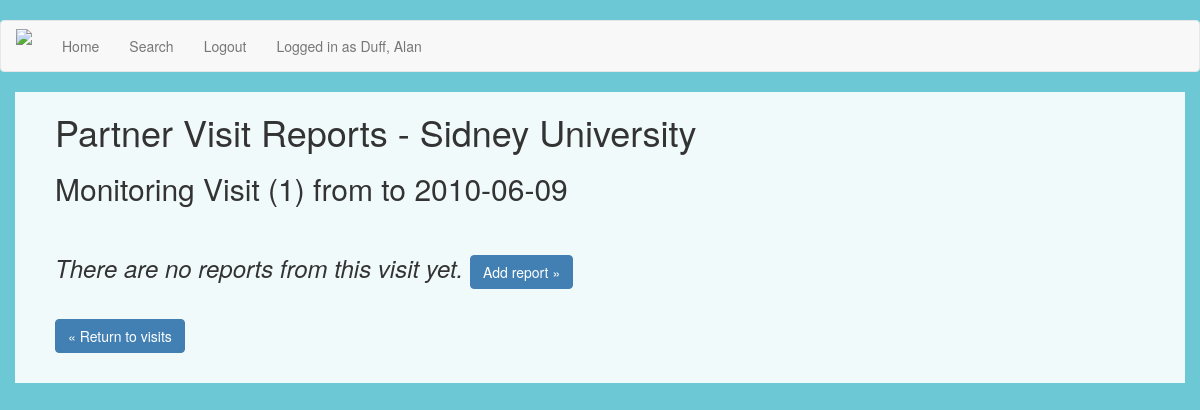
The page /reportdetails/1 (signed in) on the database as committed earlier.
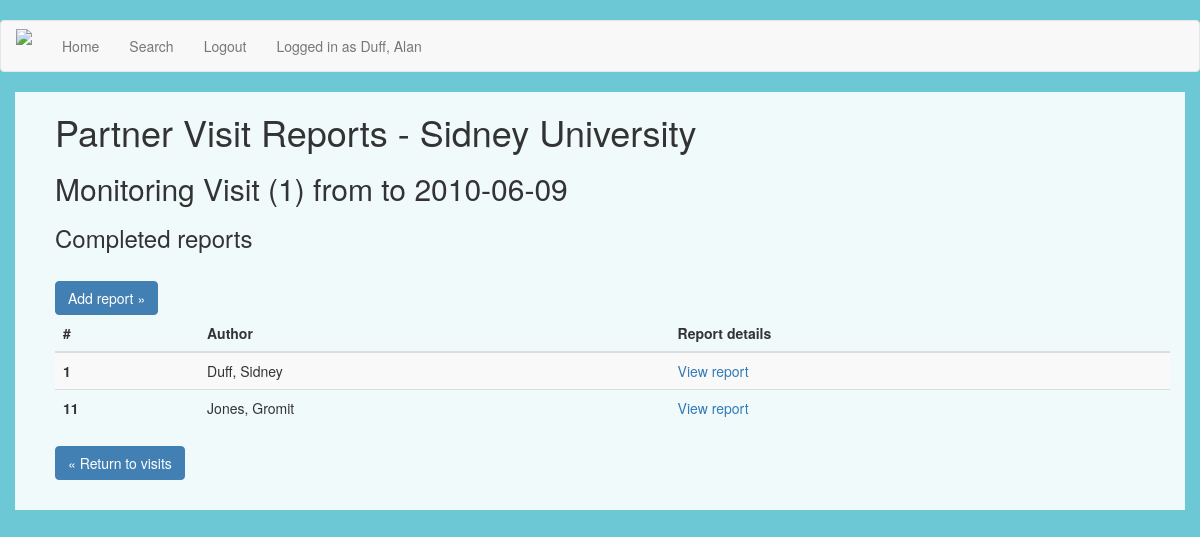
The same page on the database as committed later.
### app/models.py (models this page shows, shortened)
class User(UserMixin, db.Model):
	id = db.Column(db.Integer, primary_key=True)
	userid = db.Column(db.String(64), index=True, unique=True)
	fname = db.Column(db.String(64), index=True)
	sname = db.Column(db.String(64), index=True)
	email = db.Column(db.String(120), index=True, unique=True)
	passwordhash = db.Column(db.String(128))
	collabs = db.relationship('Partner', backref='col_owner', lazy='dynamic')
	reports = db.relationship('Report', backref='report_author', lazy='dynamic')
	@login.user_loader
	def load_user(id):
		return User.query.get(int(id))

class Partner(db.Model):
	id = db.Column(db.Integer, primary_key=True)
	name = db.Column(db.String(200), index=True, unique=True)
	offname = db.Column(db.String(200), index=True)
	ptype = db.Column(db.String(128))
	city = db.Column(db.String(128))
	country = db.Column(db.String(128), db.ForeignKey('country.iso'))
	contact = db.Column(db.String(64))
	owner = db.Column(db.Integer, db.ForeignKey('user.id'))
	created_date = db.Column(db.DateTime, index=True, default=datetime.utcnow)
	last_updated = db.Column(db.Date, index=True)
	updated_by = db.Column(db.Integer)
	agreement = db.relationship('Agreement', backref='partner_org', lazy='dynamic')
	visit = db.relationship('Visit', backref='visit_ref', lazy='dynamic')

class Visit(db.Model):
	id = db.Column(db.Integer, primary_key=True)
	partner = db.Column(db.Integer, db.ForeignKey('partner.id'))
	vtype = db.Column(db.String(64))
	start_date = db.Column(db.Date, index=True)
	end_date = db.Column(db.Date, index=True)
	status = db.Column(db.String)
	report = db.relationship('Report', backref='visit_report', lazy='dynamic')

class Report(db.Model):
	id = db.Column(db.Integer, primary_key=True)
	content = db.Column(db.String)
	visit_id = db.Column(db.Integer, db.ForeignKey('visit.id'))
	author = db.Column(db.Integer, db.ForeignKey('user.id'))

### app/routes.py (the view)
@app.route('/reportdetails/<id>', methods=['GET', 'POST'])
@login_required
def reportdetails(id):
	reports = db.session.query(Report.id.label("id"), Report.content.label("content"), \
		Report.author, User.fname.label("fname"), User.sname.label("sname")).join(User).join(Visit).filter_by(id=id).all()
	visit = Visit.query.filter_by(id=id).first()
	partner = Partner.query.filter_by(id=visit.partner).first()
	return render_template('reportdetails.html', reports=reports, visit=visit, partner=partner)

### app/templates/reportdetails.html (shortened to what this page needs)
{% extends "base.html" %}
{% block app_content %}
	<head>
	</head>
	<body>
		<div class="container-fluid" id="container">
			<h1>Partner Visit Reports - {{ partner.name }}</h1>
			<h2>{{ visit.vtype }} Visit ({{ visit.id }}) from <time datetime="{{ visit.start_date }}"> to {{ visit.end_date }}</h2>
				{% if reports %}
				<h3>Completed reports</h3>
				<br>
				<td><a class="btn btn-primary btn-small" href="{{ url_for('addreport', id=visit.id) }}" role="button">Add report &raquo;</a></td>
				<br>
				<table class="table table-striped">
				<thead>
				<tr>
					<th scope="col">#</th>
			      	<th scope="col">Author</th>
			      	<th scope="col">Report details</th>
			    </tr>
				</thead>
				<tbody>
				  	{% for r in reports %}
				    <tr>
						<th scope="row">{{ r.id }}</th>
						<td>{{ r.sname }}, {{ r.fname }}</td>
						<td><a href="{{ url_for('viewreport', id=r.id) }}">View report</td>
				    </tr>
				   {% endfor %}
			     {% else %}
			     <br>
			     <h3><p><i>There are no reports from this visit yet.</i> <a class="btn btn-primary btn-small" href="{{ url_for('addreport', id=visit.id) }}" role="button">Add report &raquo;</a></p></h3>
			     <br>
			     {% endif %}
				</tbody>
			</table>
			<p><a class="btn btn-primary btn-small" href="{{ url_for('visitdetails', id=partner.id)}}" role="button">&laquo; Return to visits </a></p>
			</div>
	</body>
{% endblock %}

### app/templates/base.html (shortened to what this page needs)
{% extends 'bootstrap/base.html' %}
{% import 'bootstrap/wtf.html' as wtf %}
{% block navbar %}
	<nav class="navbar navbar-default" id="navbardef">
		<div class="container-fluid">
            <div class="navbar-header">
                <a class="navbar-brand" rel="home" href="{{ url_for('index') }}" title="Home">
                <img style="max-width:100px; margin-top: -7px;"src="https://image.ibb.co/mCLfGy/logo.png">
                </a>
            </div>
            <div class="collapse navbar-collapse" id="bs-example-navbar-collapse-1">
                <ul class="nav navbar-nav">
                    <li><a href="{{ url_for('landing') }}">Home</a></li>
                <ul class="nav navbar-nav navbar-right">
                    {% if current_user.is_anonymous %}
                    <li><a href="{{ url_for('login') }}">Login</a></li>
                    {% else %}
                    <li><a href="{{ url_for('search', userid=current_user.userid) }}">Search</a></li>
                    <li><a href="{{ url_for('logout') }}">Logout</a></li>
                    <li><a href="{{ url_for('profile') }}">Logged in as {{ current_user.sname }}, {{ current_user.fname }}</a></li>
                    {% endif %}
                </ul>
            </div>
        </div>
	</nav>
{% endblock %}
{% block content %}
    <head>
    </head>
    <div class="container-fluid">
        {% block app_content %}{% endblock %}
    </div>
{% endblock %}

### app/templates/base.html (style rules this page uses)
body { background-color: #6dc8d5; height: 100%; background-size: cover; background-position: center; background-repeat: no-repeat; padding-top: 20px }

### app/templates/reportdetails.html (style rules this page uses)
#container { background: rgba(255, 255, 255, 0.9); padding-bottom: 20px; padding-left: 40px; }
body { height: 100%; background-position: center; background-repeat: no-repeat; background-size: cover; }
.btn { background-color: #4280B4 ; border-color: #4280B4 ; }

Rows that differ between the two databases and show on the page:
now on this page (row edited): Report: id "1", sname "Duff", fname "Sidney"
now on this page (row edited): Report: id "11", sname "Jones", fname "Gromit"
Other text that changed with them:
text no longer shown: "There are no reports from this visit yet."
text now shown: "Completed reports # Author Report details"
